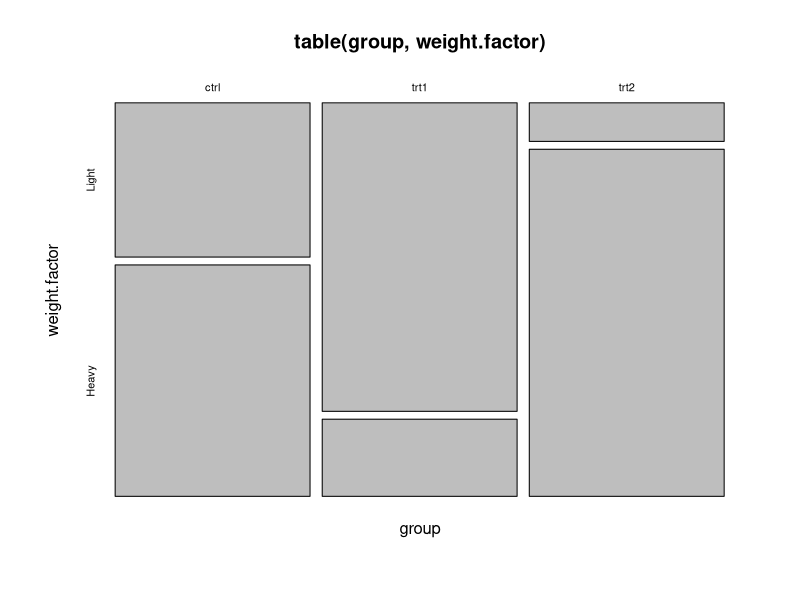

This figure's R source:
## ---- chunk 1
head(PlantGrowth)
## ---- chunk 2
attach(PlantGrowth)
weight.factor<- cut(weight, 2, labels=c('Light', 'Heavy'))
plot(table(group, weight.factor))
## ---- chunk 3
glm.1<- glm(weight.factor~group, family=binomial)
summary(glm.1)
prop.table(table(group, weight.factor), margin=1)
log(0.6/0.4)- log(0.2/0.8)
## ---- chunk 4
anova(glm.1, test='LRT')
## ---- chunk 5
(predict.1<- predict(glm.1))
exp(predict.1)/(exp(predict.1)+1)
predict(glm.1, type='response')

